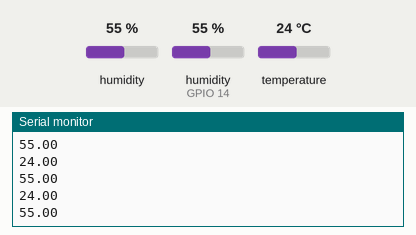
Recording of a sketch running on a simulated ESP32. Parts: the last lines printed to the serial monitor. The test bench sets the inputs (shaded band); at power-on: humidity (sensor on GPIO 14) 55 %, temperature 24 °C, humidity 55 %. WiFi joins after 1.5 s; servers stay silent unless stated; no MQTT or app messages arrive unless stated.

Above: at 2.7 s.
2.8 s: humidity (sensor on GPIO 14) set to 22 %
At 3.4 s:
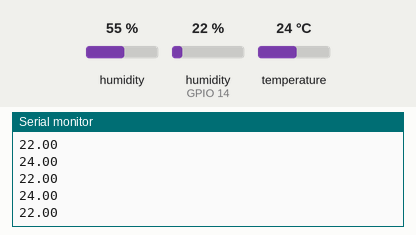
4.3 s: temperature set to 12 °C
At 5.4 s:
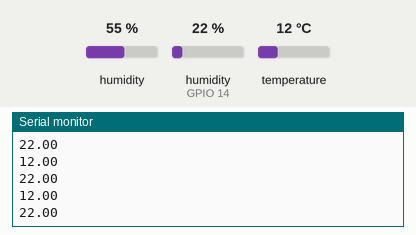
5.8 s: humidity (sensor on GPIO 14) set to 40 %
At 6.3 s:
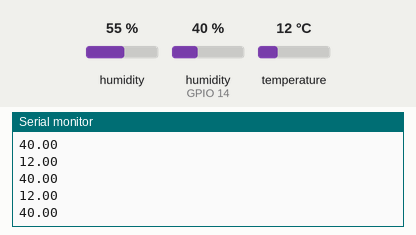
Timing chart, 0 to 8.8 s (numbered marks = the images above; inputs shaded):
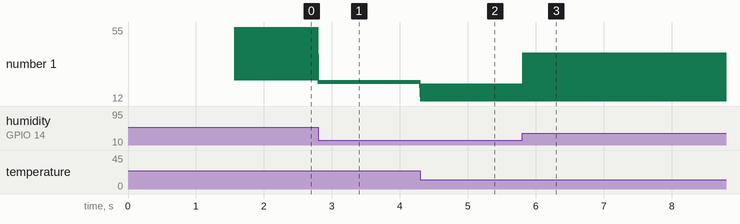

Measured:
- after the input at 2.8 s, the serial monitor: prints a new line at once (image 1)
- after the input at 4.3 s, the serial monitor: prints a new line at once (image 2)
- after the input at 5.8 s, the serial monitor: prints a new line at once (image 3)
- plotted number 1: 55 → 22 after the input at 2.8 s, 22 → 40 after the input at 5.8 s

The sketch:

temperature_humidity_DHT11.ino
```cpp
#include <WiFi.h>
#include <WiFiClient.h>
#include <WiFiServer.h>
#include <WiFiUdp.h>
#include <PubSubClient.h>
#include <DHTesp.h>
#include<String.h>

DHTesp dht;

const char* ssid = "safa";
const char* password =  "wifiwifi";
const char* mqttServer = "10.42.0.2";
const char* mqttTopic= "/chambre1/temperature";
const int mqttPort = 1883;
 long lastMsg = 0;
 long now;
float temperature =0;
float humidity=0;
WiFiClient espClient;
char msg[20];
char msg1[20];
PubSubClient client(espClient);
void setup() {

  float humidity = dht.getHumidity();


  Serial.begin(115200);
  WiFi.begin(ssid, password);
  dht.setup(14); // Connect DHT sensor to GPIO 14
  while (WiFi.status() != WL_CONNECTED) {
    delay(500);
    Serial.println("Connecting to WiFi..");
  }

  Serial.println("Connected to the WiFi network");

  client.setServer(mqttServer, mqttPort);

  while (!client.connected()) {
    Serial.println("Connecting to MQTT...");

    if (client.connect("ESP32Client")) {

      Serial.println("connected");
      Serial.println();
      Serial.print(dht.getStatusString());
  Serial.println("Status\tHumidity (%)\tTemperature (C)\t(F)\tHeatIndex (C)\t(F)");

    } else {

      Serial.print("failed with state ");
      Serial.print(client.state());
      delay(2000);

    }
  }


}

void loop() {


  client.loop();
   now = millis();
   temperature=dht.getTemperature();
   humidity=dht.getHumidity();
   Serial.println(String(temperature));
   Serial.println(String(humidity));
   if (now - lastMsg > 80000) {
    lastMsg = now;
 if (!isnan(temperature)&&!isnan(humidity)) {
      snprintf (msg, 20, "%lf",temperature);
      snprintf (msg1, 20, "%lf",humidity);
      /* publish the message */
       client.publish(mqttTopic,msg);
       client.publish(mqttTopic,msg1);
       Serial.println(msg);
          Serial.println(msg1);

    }}
}
```
